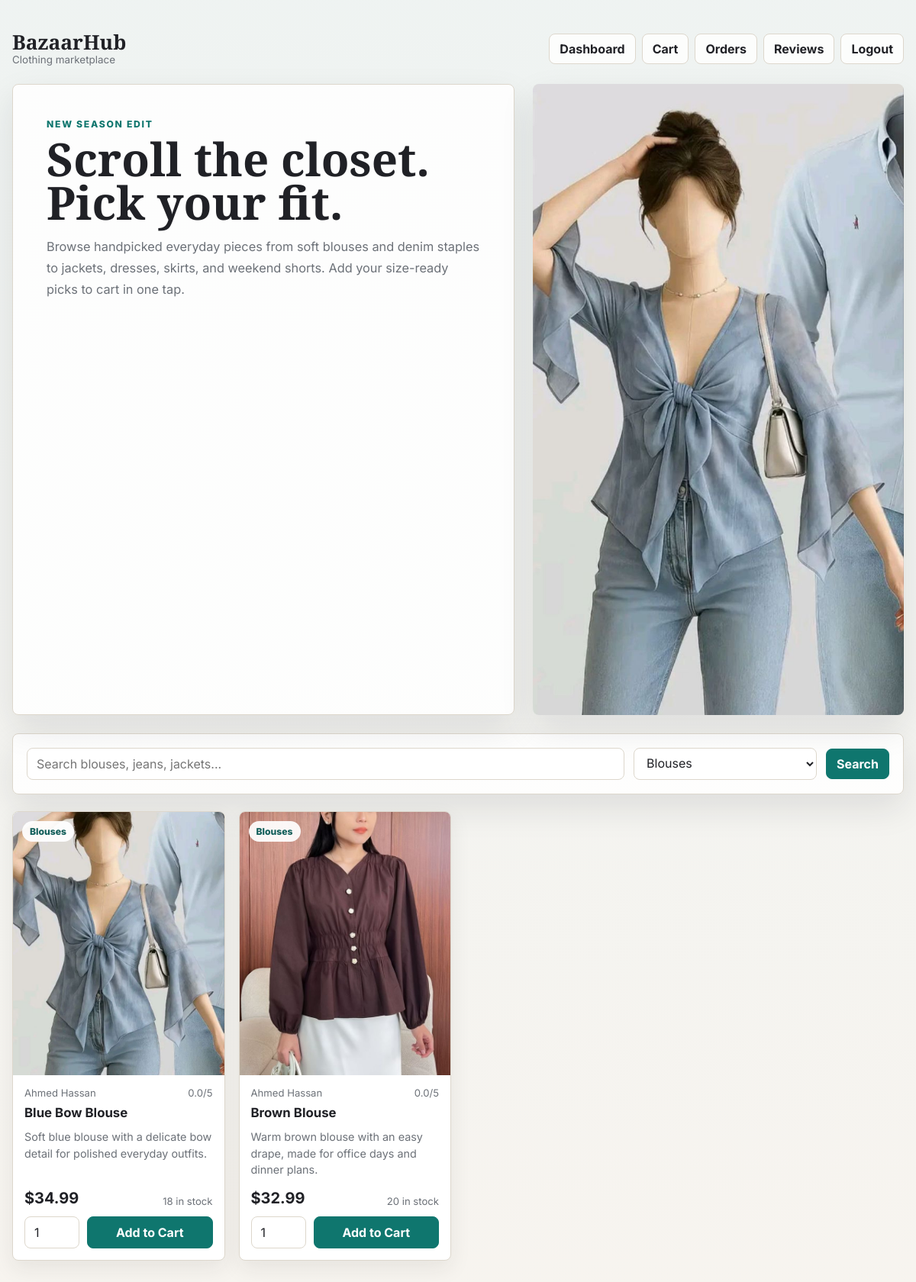
The page /customer/products.php?category_id=1 (signed in) on the database its author committed.
### tables this page shows
CREATE TABLE products (
    id INT AUTO_INCREMENT PRIMARY KEY,
    name VARCHAR(150) NOT NULL,
    description TEXT,
    image_url VARCHAR(255),
    price DECIMAL(10,2) NOT NULL,
    stock INT DEFAULT 0,
    category_id INT NOT NULL,
    seller_id INT NOT NULL,
    created_at TIMESTAMP DEFAULT CURRENT_TIMESTAMP,
    FOREIGN KEY (category_id) REFERENCES categories(id)
    ON DELETE CASCADE ON UPDATE CASCADE,
    FOREIGN KEY (seller_id) REFERENCES users(id)
    ON DELETE CASCADE ON UPDATE CASCADE
);

CREATE TABLE categories (
    id INT AUTO_INCREMENT PRIMARY KEY,
    name VARCHAR(100) UNIQUE NOT NULL
);

CREATE TABLE users (
    id INT AUTO_INCREMENT PRIMARY KEY,
    name VARCHAR(100) NOT NULL,
    email VARCHAR(100) UNIQUE NOT NULL,
    password VARCHAR(255) NOT NULL,
    role ENUM('admin','seller','customer') DEFAULT 'customer',
    account_status ENUM('pending','active','suspended') DEFAULT 'active',
    created_at TIMESTAMP DEFAULT CURRENT_TIMESTAMP
);

### customer/products.php (the view, shortened to what this page needs)
<?php
require_once '../db.php';
$search = trim($_GET['search'] ?? '');
$category_id = (int) ($_GET['category_id'] ?? 0);
$categories = mysqli_query($conn, "SELECT id, name FROM categories ORDER BY name");
$hero_image = "../assets/images/products/blue_bow_blouse.jfif";
$sql = "
    SELECT p.id, p.name, p.description, p.price, p.stock, p.image_url,
           c.name AS category_name, u.name AS seller_name,
           COALESCE(AVG(r.rating), 0) AS avg_rating
    FROM products p
    JOIN categories c ON c.id = p.category_id
    JOIN users u ON u.id = p.seller_id
    LEFT JOIN reviews r ON r.product_id = p.id
    WHERE (? = '' OR p.name LIKE CONCAT('%', ?, '%'))
      AND (? = 0 OR p.category_id = ?)
    GROUP BY p.id, p.name, p.description, p.price, p.stock, p.image_url, c.name, u.name
    ORDER BY p.created_at DESC
";
$stmt = mysqli_prepare($conn, $sql);
mysqli_stmt_bind_param($stmt, "ssii", $search, $search, $category_id, $category_id);
mysqli_stmt_execute($stmt);
$products = mysqli_stmt_get_result($stmt);
?>
<!DOCTYPE html>
<html lang="en">
<head>
    <link rel="stylesheet" href="../assets/css/styles.css">
    <link rel="stylesheet" href="../assets/css/customer.css">
</head>
<body class="customer-page">
<main class="shop-shell">
    <nav class="shop-nav" aria-label="Customer navigation">
        <a class="shop-brand" href="dashboard.php">
            <strong>BazaarHub</strong>
            <span>Clothing marketplace</span>
        </a>
        <div class="shop-links">
            <a class="shop-link" href="dashboard.php">Dashboard</a>
            <a class="shop-link" href="cart.php">Cart</a>
            <a class="shop-link" href="my_orders.php">Orders</a>
            <a class="shop-link" href="reviews.php">Reviews</a>
            <a class="shop-link" href="../logout.php">Logout</a>
        </div>
    </nav>
    <section class="shop-hero">
        <div class="shop-hero__copy">
            <p class="shop-kicker">New season edit</p>
            <h1 class="shop-title">Scroll the closet. Pick your fit.</h1>
            <p class="shop-copy">
                Browse handpicked everyday pieces from soft blouses and denim staples to jackets,
                dresses, skirts, and weekend shorts. Add your size-ready picks to cart in one tap.
            </p>
        </div>
        <div class="shop-hero__media">
            <img src="<?= htmlspecialchars($hero_image) ?>" alt="BazaarHub clothing collection">
        </div>
    </section>
    <section class="shop-panel" aria-label="Product filters">
        <form class="shop-toolbar" method="GET">
            <input class="shop-input" type="text" name="search" placeholder="Search blouses, jeans, jackets..." value="<?= htmlspecialchars($search) ?>">
            <select class="shop-select" name="category_id">
                <?php while ($category = mysqli_fetch_assoc($categories)): ?>
                    <option value="<?= $category['id'] ?>" <?= $category_id === (int) $category['id'] ? 'selected' : '' ?>>
                        <?= htmlspecialchars($category['name']) ?>
                    </option>
                <?php endwhile; ?>
            </select>
            <button class="shop-button shop-button--primary" type="submit">Search</button>
        </form>
    </section>
    <section class="product-grid" aria-label="Products">
        <?php while ($product = mysqli_fetch_assoc($products)): ?>
            <?php
                $image_url = $product['image_url'] ?: 'assets/images/products/blue_bow_blouse.jfif';
                $image_src = '../' . ltrim($image_url, '/');
            ?>
            <article class="product-card">
                <div class="product-card__image">
                    <img src="<?= htmlspecialchars($image_src) ?>" alt="<?= htmlspecialchars($product['name']) ?>">
                    <span class="product-chip"><?= htmlspecialchars($product['category_name']) ?></span>
                </div>
                <div class="product-card__body">
                    <div class="product-card__meta">
                        <span><?= htmlspecialchars($product['seller_name']) ?></span>
                        <span><?= number_format($product['avg_rating'], 1) ?>/5</span>
                    </div>
                    <h2><?= htmlspecialchars($product['name']) ?></h2>
                    <p class="product-desc"><?= htmlspecialchars($product['description'] ?? '') ?></p>
                    <div class="product-card__footer">
                        <div class="product-price">
                            <strong>$<?= number_format($product['price'], 2) ?></strong>
                            <span class="product-stock"><?= (int) $product['stock'] ?> in stock</span>
                        </div>
                        <?php if ((int) $product['stock'] > 0): ?>
                            <form class="cart-form" method="POST">
                                <input class="quantity-input" type="number" name="quantity" value="1" min="1" max="<?= (int) $product['stock'] ?>" aria-label="Quantity for <?= htmlspecialchars($product['name']) ?>">
                                <button class="shop-button shop-button--primary" type="submit">Add to Cart</button>
                            </form>
                        <?php else: ?>
                            <div class="empty-state">Out of stock</div>
                        <?php endif; ?>
                    </div>
                </div>
            </article>
        <?php endwhile; ?>
    </section>
</main>
</body>
</html>

### assets/css/styles.css (style rules this page uses)
:root { --color-page: #fff8dc; --color-surface: #fffdf5; --color-surface-soft: #f5ead0; --color-border: #d3c0a3; --color-border-strong: #ab907b; --color-text: #674846; --color-text-muted: #8c726d; --color-primary: #674846; --color-primary-deep: #4f3734; --color-success: #6c8a5a; --color-shadow: rgba(103, 72, 70, 0.12); --color-glow: rgba(103, 72, 70, 0.16); --color-ring: rgba(103, 72, 70, 0.28); --gradient-blue: linear-gradient(135deg, #8b6b67 0%, #674846 100%); --shadow-card: 0 24px 60px rgba(103, 72, 70, 0.15); --shadow-soft: 0 14px 30px rgba(103, 72, 70, 0.08); --font-display: "Playfair Display", Georgia, serif; --font-body: "Inter", Arial, sans-serif; }
* { box-sizing: border-box; }
html { color-scheme: light; }
body { margin: 0; min-height: 100vh; display: flex; align-items: center; justify-content: center; background: var(--color-page); color: var(--color-text); font-family: var(--font-body); }
button, input { font: inherit; }
a { color: inherit; }

### rows shown on the page
products: image_url (picture), category.name "Blouses", seller.name "Ahmed Hassan", avg_rating "0.0", name "Blue Bow Blouse", description "Soft blue blouse with a delicate bow detail for polished everyday outfits.", price "34.99", stock "18"
products: image_url (picture), category.name "Blouses", seller.name "Ahmed Hassan", avg_rating "0.0", name "Brown Blouse", description "Warm brown blouse with an easy drape, made for office days and dinner plans.", price "32.99", stock "20"

### other values the page prints
form field category_id "Blouses"
